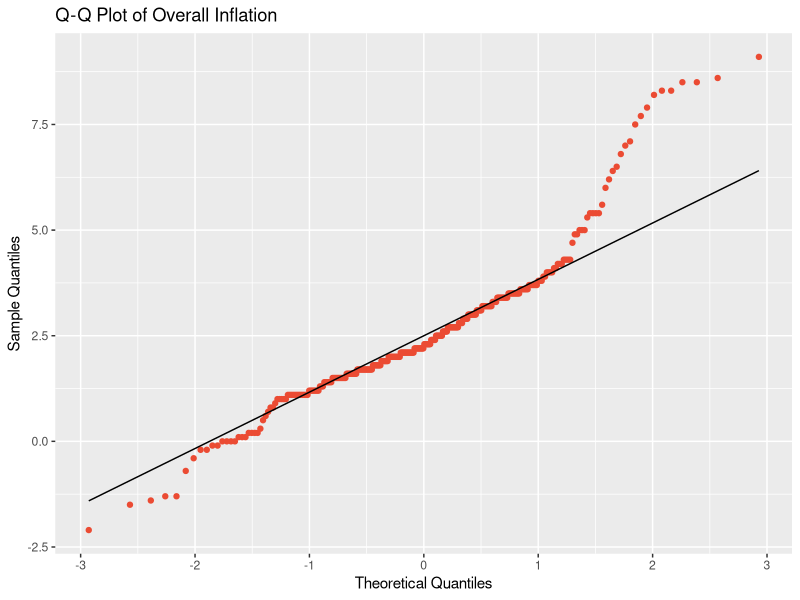
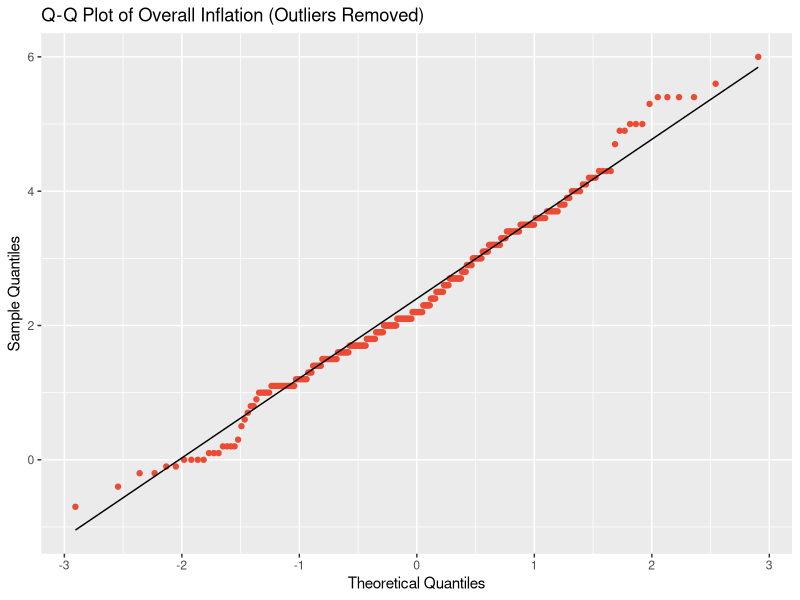
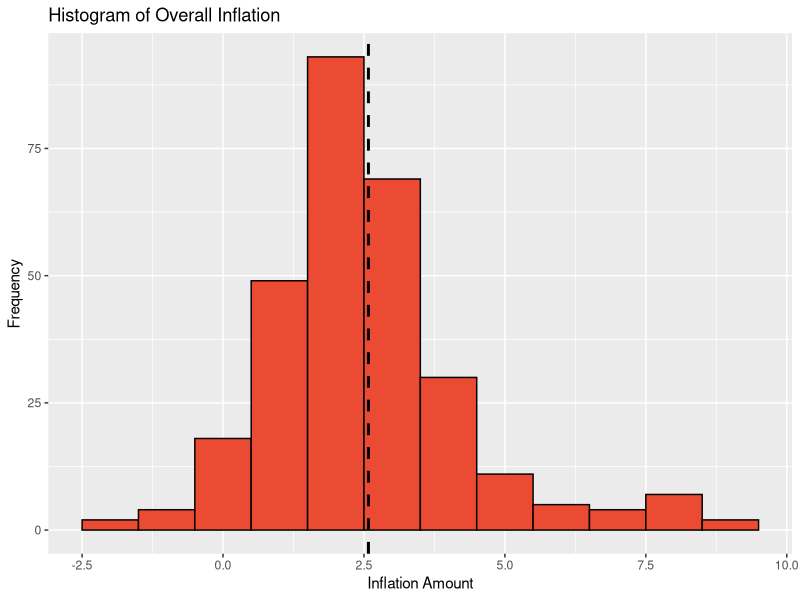
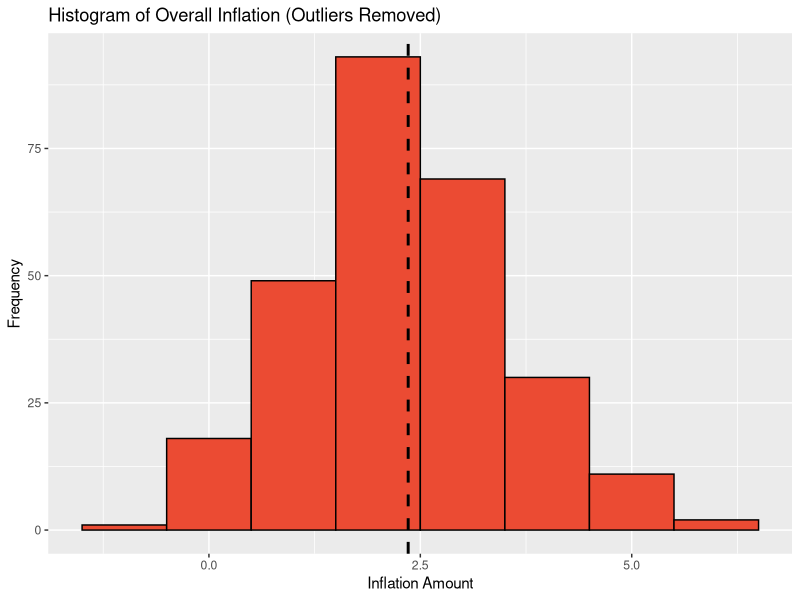
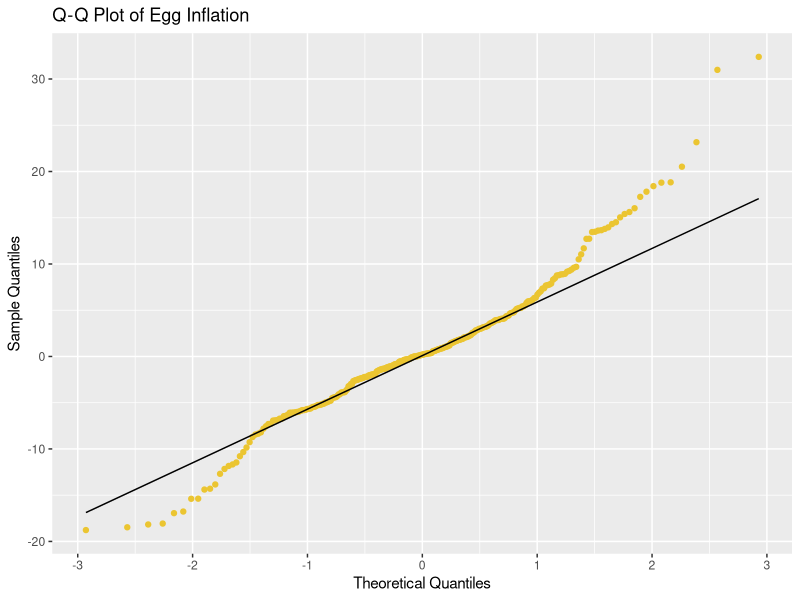
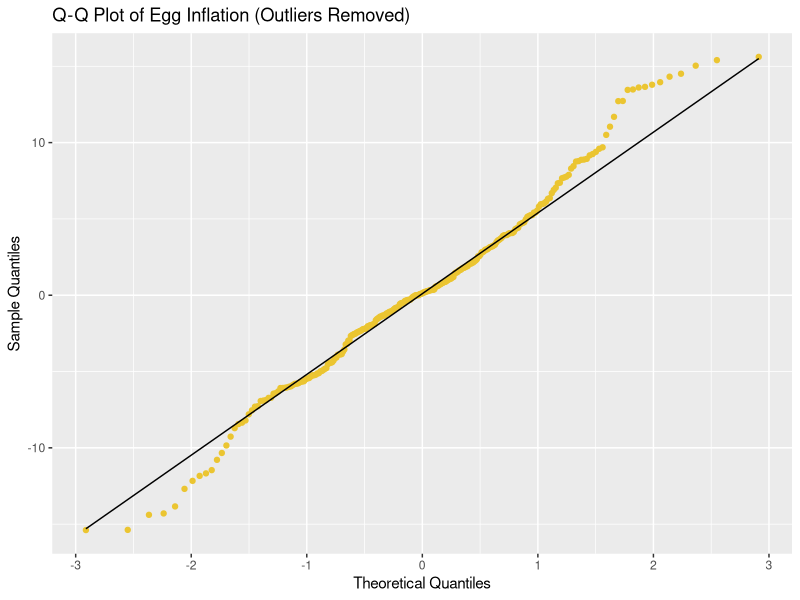
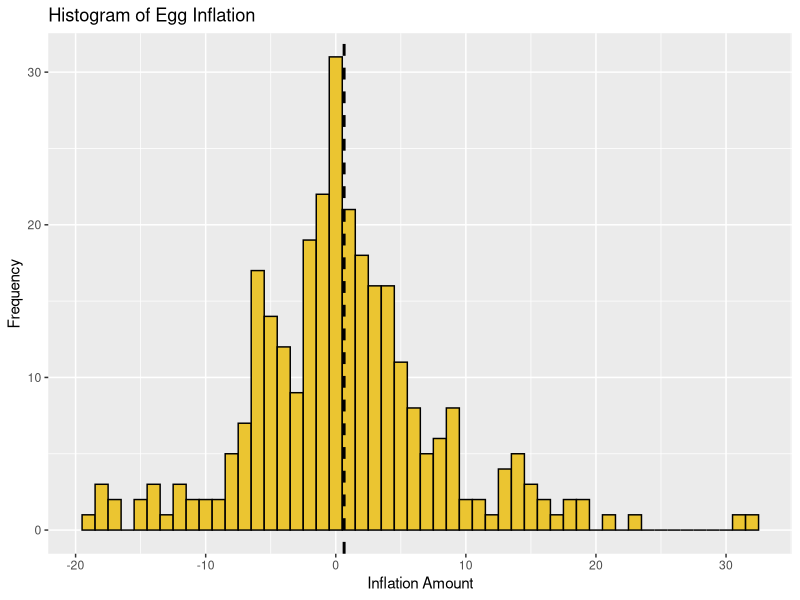
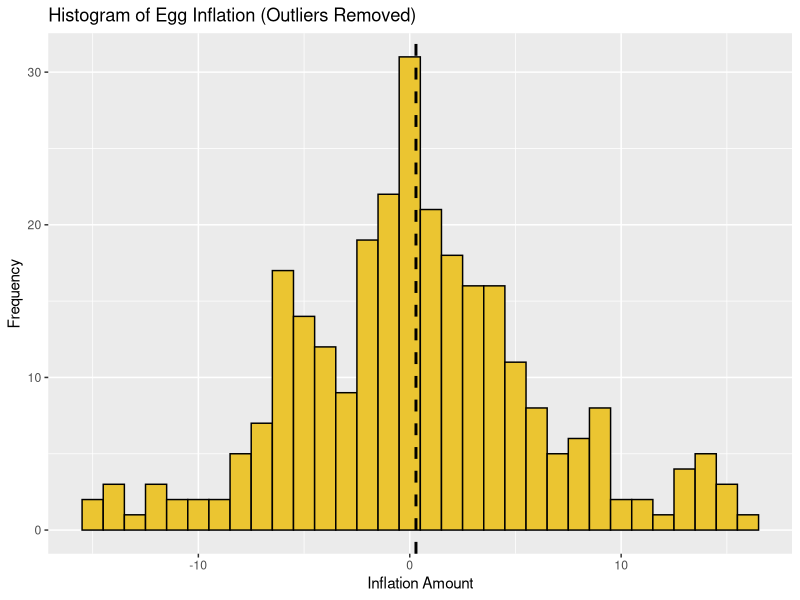

Write the R code that produced these figures, in order.
# Your existing code with modifications
library(tidyr)
library(dplyr)
library(lubridate)
library(ggplot2)


#import data
inflation_data <- read.csv("Data/City_Inflation_Differences.csv")


# Determine the most recent year and filter if necessary
max_year <- max(inflation_data$Year)
inflation_data_filtered <- inflation_data |>
  filter(Year > (max_year - 25))


inflation_long <- inflation_data_filtered |>
  pivot_longer(
    cols = c(ends_with("Percentage_Change"), Jan, Feb, Mar, Apr, May, Jun, Jul, Aug, Sep, Oct, Nov, Dec),
    names_to = "Month",
    values_to = "Inflation"
  ) |>
  mutate(
    Type = ifelse(grepl("Percentage_Change$", Month), "Egg_Inflation", "Overall_Inflation"),
    Month = ifelse(Type == "Egg_Inflation", 
                   sub("_Percentage_Change$", "", Month),
                   Month),
    Month = match(Month, month.abb),
    Date = ymd(paste(Year, Month, "01"))
  ) |>
  pivot_wider(
    names_from = Type,
    values_from = Inflation
  ) |>
  arrange(Date) |>
  select(Year, Month, Date, Egg_Inflation, Overall_Inflation)

#remove NA values
inflation_long <- inflation_long |>
  na.omit()


remove_outliers <- function(x, na.rm = TRUE, ...) {
  qnt <- quantile(x, probs=c(.25, .75), na.rm = na.rm, ...)
  H <- 1.5 * IQR(x, na.rm = na.rm)
  y <- x
  y[x < (qnt[1] - H)] <- NA
  y[x > (qnt[2] + H)] <- NA
  y
}


# Remove outliers from Overall_Inflation
inflation_long_no_outliers <- inflation_long |>
  mutate(Overall_Inflation_no_outliers = remove_outliers(Overall_Inflation)) |>
  filter(!is.na(Overall_Inflation_no_outliers))

# Remove outliers from Egg Inflation
inflation_long__egg_no_outliers <- inflation_long |>
  mutate(Egg_Inflation_no_outliers = remove_outliers(Egg_Inflation)) |>
  filter(!is.na(Egg_Inflation_no_outliers))

# Create Q-Q plots
qqplot_original <- ggplot(inflation_long, aes(sample = Overall_Inflation)) +
  stat_qq(color = "#EB4B33") + stat_qq_line() + 
  labs(title = "Q-Q Plot of Overall Inflation",
       x = "Theoretical Quantiles",
       y = "Sample Quantiles")

qqplot_no_outliers <- ggplot(inflation_long_no_outliers, aes(sample = Overall_Inflation_no_outliers)) +
  stat_qq(color = "#EB4B33") + stat_qq_line() + 
  labs(title = "Q-Q Plot of Overall Inflation (Outliers Removed)",
       x = "Theoretical Quantiles",
       y = "Sample Quantiles")

qqplot_egg_original <- ggplot(inflation_long, aes(sample = Egg_Inflation)) +
  stat_qq(color = "#EBC531") + stat_qq_line() + 
  labs(title = "Q-Q Plot of Egg Inflation",
       x = "Theoretical Quantiles",
       y = "Sample Quantiles")

qqplot_egg_no_outliers <- ggplot(inflation_long__egg_no_outliers, aes(sample = Egg_Inflation_no_outliers)) +
  stat_qq(color = "#EBC531") + stat_qq_line() + 
  labs(title = "Q-Q Plot of Egg Inflation (Outliers Removed)",
       x = "Theoretical Quantiles",
       y = "Sample Quantiles")


# Create histograms
histogram_original <- ggplot(inflation_long, aes(x = Overall_Inflation)) +
  geom_histogram(binwidth = 1, fill = "#EB4B33", color = "black") +
  geom_vline(aes(xintercept = mean(Overall_Inflation)), color = "black", linetype = "dashed", size = 1) +
  labs(title = "Histogram of Overall Inflation",
       x = "Inflation Amount",
       y = "Frequency")

histogram_no_outliers <- ggplot(inflation_long_no_outliers, aes(x = Overall_Inflation_no_outliers)) +
  geom_histogram(binwidth = 1, fill = "#EB4B33", color = "black") +
  geom_vline(aes(xintercept = mean(Overall_Inflation_no_outliers)), color = "black", linetype = "dashed", size = 1) +
  labs(title = "Histogram of Overall Inflation (Outliers Removed)",
       x = "Inflation Amount",
       y = "Frequency")

histogram_egg_original <- ggplot(inflation_long, aes(x = Egg_Inflation)) +
  geom_histogram(binwidth = 1, fill = "#EBC531", color = "black") +
  geom_vline(aes(xintercept = mean(Egg_Inflation)), color = "black", linetype = "dashed", size = 1) +
  labs(title = "Histogram of Egg Inflation",
       x = "Inflation Amount",
       y = "Frequency")

histogram_egg_no_outliers <- ggplot(inflation_long__egg_no_outliers, aes(x = Egg_Inflation_no_outliers)) +
  geom_histogram(binwidth = 1, fill = "#EBC531", color = "black") +
  geom_vline(aes(xintercept = mean(Egg_Inflation_no_outliers)), color = "black", linetype = "dashed", size = 1) +
  labs(title = "Histogram of Egg Inflation (Outliers Removed)",
       x = "Inflation Amount",
       y = "Frequency")

# Display plots
print(qqplot_original)
print(qqplot_no_outliers)
print(histogram_original)
print(histogram_no_outliers)

print(qqplot_egg_original)
print(qqplot_egg_no_outliers)
print(histogram_egg_original)
print(histogram_egg_no_outliers)

# Shapiro-Wilk test for normality
shapiro_test_original <- shapiro.test(inflation_long$Overall_Inflation)
shapiro_test_no_outliers <- shapiro.test(inflation_long_no_outliers$Overall_Inflation_no_outliers)
shapiro_test_egg_original <- shapiro.test(inflation_long$Egg_Inflation)
shapiro_test_egg_no_outliers <- shapiro.test(inflation_long__egg_no_outliers$Egg_Inflation_no_outliers)

print(shapiro_test_original)
print(shapiro_test_no_outliers)
print(shapiro_test_egg_original)
print(shapiro_test_egg_no_outliers)

ggsave("qqplot_inflation.png", plot = qqplot_original, width = 8, height = 5, dpi = 300)
ggsave("qqplot_egg_inflation.png", plot = qqplot_egg_original, width = 8, height = 5, dpi = 300)
ggsave("histogram_inflation.png", plot = histogram_original, width = 8, height = 5, dpi = 300)
ggsave("histogram_egg_inflation.png", plot = histogram_egg_original, width = 8, height = 5, dpi = 300)

